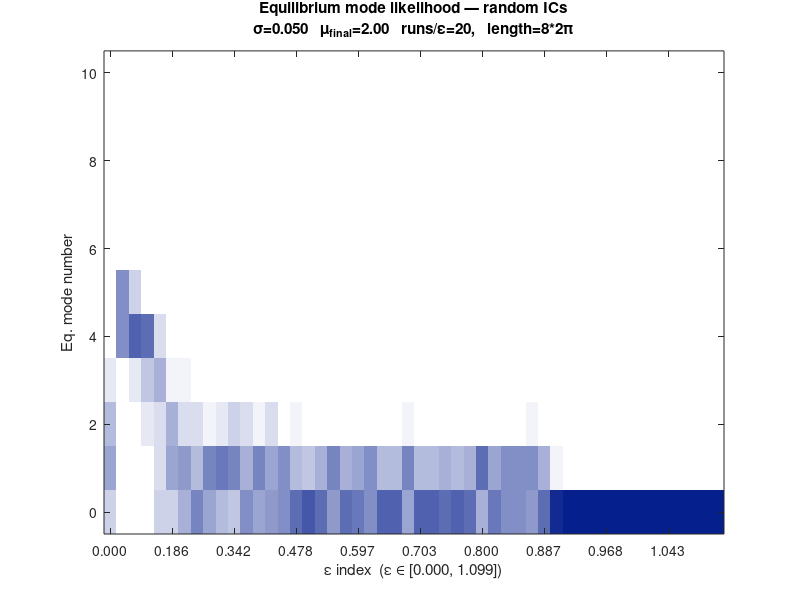

Source code (MATLAB): (Note: this script raises an error after producing the figure.)
clc; clear; close all;

% ------------------------------------------------------------------------------------------
% ------------------------------------------------------------------------------------------

%% Description and configuration
% Find how different ICs and epsilon values affect equilibrium mode

% 0: single run  ( solution | fourier spectrum / dominant mode | L2 norm )
% 1: single mode IC ( plot x = IC mode VS. y = Eq. mode VS. color = probability )
% 2: single mode IC + vary epsilon ( plot 1 but varying in time = epsilon )
% 3: random IC ( plot x = epsilon VS. y = Eq. mode VS. color = probability )

type = 3;

% ------------------------------------------------------------------------------------------
% ------------------------------------------------------------------------------------------

%% Parameters
% heat map params
IC_modes = 0:10;
num_runs = 20;
xscale = 8;

epsilon = 0.025; % type == 0 or 1
epsilon_list = log(linspace(1, 3, 50)); % type == 2 or 3

% simulation params
t0 = -10.0;

mu_final = 2.0;
T = round(mu_final / epsilon);
dt = 0.1;
mu = @(t) epsilon * t;

mass = 0;

Lx = xscale*pi;
Nx = 2^10;
dx = 2*Lx/Nx;

% ------------------------------------------------------------------------------------------
% ------------------------------------------------------------------------------------------

%% discretization
% time discretization
t = t0:dt:T;
num_time_steps = length(t);

% spatial grid (needed for patterned base state)
x = (-Nx/2:Nx/2-1)*dx;

%% Fourier wavenumbers
kx = pi*[0:Nx/2-1 -Nx/2:-1]/Lx;
Laplacian_k = -kx.^2;

% Linear operator:
L_operator = -(Laplacian_k.^2);

%% 2/3 dealiasing mask
kx_max = max(abs(kx));
dealias_mask = abs(kx) <= (2/3)*kx_max;

%% ETDRK4 setup
E  = exp(dt*L_operator);
E2 = exp(dt*L_operator/2);
M = 16; % no. of points for complex means
r = exp(1i*pi*((1:M)-0.5)/M); % roots of unity
Lvec = L_operator(:);
LR = dt*Lvec(:,ones(M,1)) + r(ones(numel(L_operator),1),:);

Q  = dt*real(mean((exp(LR/2)-1)./LR,2)).';
f1 = dt*real(mean((-4-LR + exp(LR).*(4-3*LR+LR.^2))./LR.^3 ,2)).';
f2 = dt*real(mean((2+LR + exp(LR).*(-2+LR))./LR.^3 ,2)).';
f3 = dt*real(mean((-4-3*LR-LR.^2 + exp(LR).*(4-LR))./LR.^3 ,2)).';

clear LR Lvec

% ------------------------------------------------------------------------------------------
% ------------------------------------------------------------------------------------------

switch type

    % ------------------------------------------------------------------------------------------
    % ------------------------------------------------------------------------------------------

    case 0

        k0 = 1;
        u0 = mass + cos(2*pi*k0*x/(2*Lx));

        u_hat = fft(u0);
        u = u0;

        % Pre-allocate history arrays
        l2_hist   = zeros(1, num_time_steps);
        kdom_hist = zeros(1, num_time_steps);

        [~, max_index] = max(abs(fft(u0 - mass)));
        mode_index = round(abs(kx(max_index))*Lx/pi);

        kdom_hist(1) = mode_index;
        l2_hist(1)   = sqrt(dx*sum(u0.^2)); % sqrt(sum(u0.^2) * dx);

        %% Time loop
        for n = 2:num_time_steps
            t_prev = t(n-1);
            t_half = t_prev + dt/2;
            t_curr = t(n);

            u3_nonlinear = u.^3 - mu(t_prev)*u;
            Nu_hat = dealias_mask .* Laplacian_k .* fft(u3_nonlinear);

            a_hat = E2.*u_hat + Q.*Nu_hat;
            a = real(ifft(a_hat));
            Na_hat = dealias_mask .* Laplacian_k .* fft(a.^3 - mu(t_half)*a);

            b_hat = E2.*u_hat + Q.*Na_hat;
            b = real(ifft(b_hat));
            Nb_hat = dealias_mask .* Laplacian_k .* fft(b.^3 - mu(t_half)*b);

            c_hat = E2.*a_hat + Q.*(2*Nb_hat - Nu_hat);
            c = real(ifft(c_hat));
            Nc_hat = dealias_mask .* Laplacian_k .* fft(c.^3 - mu(t_curr)*c);

            u_hat = E.*u_hat + f1.*Nu_hat + 2*f2.*(Na_hat + Nb_hat) + f3.*Nc_hat;
            u = real(ifft(u_hat));

            u_centered=u-mean(u);
            [~, max_index] = max(abs(fft(u_centered))); % replace u - u_mass by u_centered b/c mass not perfectly conserved
            mode_index = round(abs(kx(max_index))*Lx/pi);

            kdom_hist(n) = mode_index;
            l2_hist(n)   = sqrt(dx*sum(u.^2)); % sqrt(sum(u.^2) * dx);
        end

        % Equilibrium time
        t_eq = find_equilibrium_time(kdom_hist, t);
        if isnan(t_eq)
            fprintf('Equilibrium not detected within simulation window.\n');
        else
            fprintf('Equilibrium reached at t ≈ %.3f\n', t_eq);
        end

        %% Plotting — 2x2 layout
        % Reference wavenumbers
        k_ref = pi*(0:6)/Lx;

        % Fourier spectrum of final state (fftshift for display)
        u_hat_final  = fft(u - mass);
        kx_shifted   = fftshift(kx);
        uhat_shifted = max(fftshift(abs(u_hat_final)), 1e-65);

        figure('Position', [100 100 1200 800]);

        % Subplot 1 — solution u(x) at final time
        subplot(2,2,1)
        plot(x, u, 'LineWidth', 1.5, 'Color', [0.18 0.45 0.69])
        xlabel('x'); ylabel('u(x, T)')
        title(sprintf('Solution at t = %.2f', t(end)))
        grid on

        % Subplot 2 — Fourier spectrum (log scale)
        subplot(2,2,2)
        semilogy(kx_shifted, uhat_shifted, 'LineWidth', 1.5, 'Color', [0.85 0.33 0.10])
        xlim([-8 8])
        ylim([1e-14 max(uhat_shifted)*10])
        hold on
        for kj = k_ref
            xline(kj,  '--r', 'Alpha', 0.4)
            xline(-kj, '--r', 'Alpha', 0.4)
        end
        hold off
        xlabel('k'); ylabel('|\hat{u}(k)|')
        title('Fourier spectrum (final state)')
        grid on

        % Subplot 3 — dominant wavenumber vs time
        subplot(2,2,3)
        stairs(t, abs(kdom_hist), 'LineWidth', 2, 'Color', [0.49 0.18 0.56])
        hold on
        for kj = k_ref
            yline(kj, '--r', 'Alpha', 0.4)
        end
        if ~isnan(t_eq)
            xline(t_eq, '-g', 'LineWidth', 1.5, ...
                  'Label', sprintf('eq. t=%.1f', t_eq), 'LabelVerticalAlignment', 'bottom')
        end
        hold off
        xlabel('t'); ylabel('dominant |k|')
        title('Dominant wavenumber vs time')
        grid on

        % Subplot 4 — L2 norm vs time with equilibrium marker
        subplot(2,2,4)
        plot(t, l2_hist, 'LineWidth', 1.5, 'Color', [0.13 0.55 0.55])
        hold on
        if ~isnan(t_eq)
            xline(t_eq, '--g', 'LineWidth', 2, ...
                  'Label', sprintf('t_{eq}≈%.1f', t_eq), 'LabelVerticalAlignment', 'bottom')
            eq_idx = find(t >= t_eq, 1);
            plot(t(eq_idx), l2_hist(eq_idx), 'og', 'MarkerSize', 8, 'MarkerFaceColor', 'g')
        end
        hold off
        xlabel('t'); ylabel('||u||_2')
        title('L_2 norm vs time')
        grid on

        sgtitle(sprintf('\\epsilon=%.4f  t_0=%.1f  mass=%.2f  IC mode=%d', ...
                        epsilon, t0, mass, k0))

        saveas(gcf, 'type0_single_run.png')

    % ------------------------------------------------------------------------------------------
    % ------------------------------------------------------------------------------------------

    case 1

        Heat = zeros(length(IC_modes), length(IC_modes));

        %% IC loop
        for ic = 1:length(IC_modes)

            k0 = IC_modes(ic);
            
            u0 = mass + cos(2*pi*k0*x/(2*Lx));

            for run = 1:num_runs

                u_hat = fft(u0);
                u = u0;
                    
                %% Time loop
                for n = 2:num_time_steps
                    t_prev = t(n-1);
                    t_half = t_prev + dt/2;
                    t_curr = t(n);
                    
                    u3_nonlinear = u.^3 - mu(t_prev)*u;
                    Nu_hat = dealias_mask .* Laplacian_k .* fft(u3_nonlinear);
                    
                    a_hat = E2.*u_hat + Q.*Nu_hat;
                    a = real(ifft(a_hat));
                    Na_hat = dealias_mask .* Laplacian_k .* fft(a.^3 - mu(t_half)*a);
                    
                    b_hat = E2.*u_hat + Q.*Na_hat;
                    b = real(ifft(b_hat));
                    Nb_hat = dealias_mask .* Laplacian_k .* fft(b.^3 - mu(t_half)*b);
                    
                    c_hat = E2.*a_hat + Q.*(2*Nb_hat - Nu_hat);
                    c = real(ifft(c_hat));
                    Nc_hat = dealias_mask .* Laplacian_k .* fft(c.^3 - mu(t_curr)*c);
                    
                    u_hat = E.*u_hat + f1.*Nu_hat + 2*f2.*(Na_hat + Nb_hat) + f3.*Nc_hat;
                    u = real(ifft(u_hat));
                end

                [~,max_index] = max(abs(fft(u-mass)));
                final_mode = round(kx(max_index)*Lx/pi);

                row = find(IC_modes==final_mode);

                if ~isempty(row)
                    Heat(row,ic) = Heat(row,ic) + 1;
                end

                fprintf('done w/ run=%.0f/%.0f; IC tested=%.0f/%.0f\n', run, num_runs, ic, length(IC_modes));
            end
        end

        %% plotting
        figure
        imagesc(IC_modes,IC_modes,Heat/num_runs)
        axis xy
        xlabel('IC mode number')
        ylabel('Eq, mode number')

        title('Likelihood of equilibrium modes reached for various initial conditions');
        text(0.5, -0.1, sprintf('Parameters: T = %.0f,  t0 = %.0f, \\epsilon = %.3f\nEach IC ran for %.0f trials', T, t0, epsilon, num_runs), 'Units', 'normalized', 'HorizontalAlignment', 'center', 'FontSize', 10);

        xticks(IC_modes(1)-0.5:1:IC_modes(end)+0.5);
        yticks(IC_modes(1)-0.5:1:IC_modes(end)+0.5);
        grid('on')
        GridColor = [0.5 0.5 0.5];

        levels = num_runs + 1;
        darkBlue = [0.02 0.12 0.55]; 
        white = [1 1 1];

        cmap = [linspace(darkBlue(1),white(1),levels)', ...
                linspace(darkBlue(2),white(2),levels)', ...
                linspace(darkBlue(3),white(3),levels)'];

        colormap(flipud(cmap))
        clim([0 1])
        colorbar

    % ------------------------------------------------------------------------------------------
    % ------------------------------------------------------------------------------------------

    case 2

        %% Parallel loop over epsilon
        num_eps = length(epsilon_list);
        num_IC = length(IC_modes);
        Heat_cell = cell(num_eps, 1);

        if isempty(gcp('nocreate'))
            parpool;
        end

        parfor eidx = 1:num_eps
            eps_val = epsilon_list(eidx);                   % FIXED: was shadowing outer epsilon
            mu_local = @(t_val) eps_val * t_val;            % FIXED: was using outer mu handle

            T_local = mu_final / eps_val;                   % FIXED: each worker needs its own T
            t_local = t0:dt:T_local;                        % FIXED: each worker needs its own t
            num_steps_local = length(t_local);              % FIXED: each worker needs its own length

            Heat_local = zeros(num_IC, num_IC);

            for ic = 1:num_IC
                k0 = IC_modes(ic);

                u0 = mass + cos(2*pi*k0*x/(2*Lx));

                for run = 1:num_runs

                    u_hat = fft(u0);
                    u = u0;

                    for n = 2:num_steps_local             % FIXED: use local step count
                        t_prev = t_local(n-1);            % FIXED: use local t
                        t_half = t_prev + dt/2;
                        t_curr = t_local(n);              % FIXED: use local t

                        u3_nonlinear = u.^3 - mu_local(t_prev)*u;
                        Nu_hat = dealias_mask .* Laplacian_k .* fft(u3_nonlinear);

                        a_hat = E2.*u_hat + Q.*Nu_hat;
                        a = real(ifft(a_hat));
                        Na_hat = dealias_mask .* Laplacian_k .* fft(a.^3 - mu_local(t_half)*a);

                        b_hat = E2.*u_hat + Q.*Na_hat;
                        b = real(ifft(b_hat));
                        Nb_hat = dealias_mask .* Laplacian_k .* fft(b.^3 - mu_local(t_half)*b);

                        c_hat = E2.*a_hat + Q.*(2*Nb_hat - Nu_hat);
                        c = real(ifft(c_hat));
                        Nc_hat = dealias_mask .* Laplacian_k .* fft(c.^3 - mu_local(t_curr)*c);

                        u_hat = E.*u_hat + f1.*Nu_hat + 2*f2.*(Na_hat + Nb_hat) + f3.*Nc_hat;
                        u = real(ifft(u_hat));
                    end

                    u_centered=u-mean(u);
                    [~, max_index] = max(abs(fft(u_centered)));
                    final_mode = round(kx(max_index)*Lx/pi);

                    row = find(IC_modes == final_mode);
                    if ~isempty(row)
                        Heat_local(row, ic) = Heat_local(row, ic) + 1;
                    end
                end

                fprintf('epsilon idx %d/%d | IC %d/%d done\n', eidx, num_eps, ic, num_IC);
            end

            Heat_cell{eidx} = Heat_local;
        end

        %% Reassemble 3D Heat array
        Heat = zeros(num_IC, num_IC, num_eps);
        for eidx = 1:num_eps
            Heat(:,:,eidx) = Heat_cell{eidx};
        end

        %% Plotting / Video
        v = VideoWriter('bifurcation_heatmap.avi');
        v.FrameRate = 10;                                   % FIXED: was 10*length() which is too fast
        open(v);

        levels = num_runs + 1;
        darkBlue = [0.02 0.12 0.55];
        white    = [1 1 1];
        cmap = [linspace(darkBlue(1),white(1),levels)', ...
                linspace(darkBlue(2),white(2),levels)', ...
                linspace(darkBlue(3),white(3),levels)'];

        for eidx = 1:num_eps
            figure(1); clf

            imagesc(IC_modes, IC_modes, Heat(:,:,eidx)/num_runs)
            axis xy
            xlabel('IC mode number')
            ylabel('Eq. mode number')
            title('Likelihood of equilibrium modes reached for various initial conditions');

            if epsilon_list(eidx) > 0
                T_local = mu_final / epsilon_list(eidx);
            else
                T_local = abs(t0);
            end

            text(0.5, -0.1, sprintf('Parameters: T = %.0f,  t0 = %.0f, \\epsilon = %.4f\nEach IC ran for %.0f trials', ...
                T_local, t0, epsilon_list(eidx), num_runs), ...
                'Units', 'normalized', 'HorizontalAlignment', 'center', 'FontSize', 10);

            xticks(IC_modes(1)-0.5:1:IC_modes(end)+0.5);
            yticks(IC_modes(1)-0.5:1:IC_modes(end)+0.5);
            grid on

            colormap(flipud(cmap))
            clim([0 1])
            colorbar
            drawnow

            frame = getframe(gcf);
            writeVideo(v, frame);
        end

        close(v);

    % ------------------------------------------------------------------------------------------
    % ------------------------------------------------------------------------------------------

    case 3

        %% Random ICs: sweep epsilon, random small-amplitude ICs each run
        % Plot: x = epsilon, y = Eq. mode, color = fraction of runs landing there
        sigma = 0.05;   % amplitude of random IC

        num_eps = length(epsilon_list);
        num_IC  = length(IC_modes);

        % Heat(eq_mode_idx, eps_idx) — marginalised over random ICs
        Heat = zeros(num_IC, num_eps);

        for eidx = 1:num_eps
            eps_val  = epsilon_list(eidx);
            mu_local = @(t_val) eps_val * t_val;
            if eps_val > 0
                T_local = mu_final / eps_val;
            else
                T_local = abs(t0);
            end
            t_local  = t0:dt:T_local;
            num_steps_local = length(t_local);

            for run = 1:num_runs
                % Genuinely random small-amplitude IC
                u0    = mass + sigma * randn(1, Nx);
                u_hat = fft(u0);
                u     = u0;

                for n = 2:num_steps_local
                    t_prev = t_local(n-1);
                    t_half = t_prev + dt/2;
                    t_curr = t_local(n);

                    u3_nonlinear = u.^3 - mu_local(t_prev)*u;
                    Nu_hat = dealias_mask .* Laplacian_k .* fft(u3_nonlinear);

                    a_hat = E2.*u_hat + Q.*Nu_hat;
                    a = real(ifft(a_hat));
                    Na_hat = dealias_mask .* Laplacian_k .* fft(a.^3 - mu_local(t_half)*a);

                    b_hat = E2.*u_hat + Q.*Na_hat;
                    b = real(ifft(b_hat));
                    Nb_hat = dealias_mask .* Laplacian_k .* fft(b.^3 - mu_local(t_half)*b);

                    c_hat = E2.*a_hat + Q.*(2*Nb_hat - Nu_hat);
                    c = real(ifft(c_hat));
                    Nc_hat = dealias_mask .* Laplacian_k .* fft(c.^3 - mu_local(t_curr)*c);

                    u_hat = E.*u_hat + f1.*Nu_hat + 2*f2.*(Na_hat + Nb_hat) + f3.*Nc_hat;
                    u = real(ifft(u_hat));
                end

                [~, max_index] = max(abs(fft(u - mass)));
                final_mode = round(kx(max_index)*Lx/pi);

                row = find(IC_modes == final_mode);
                if ~isempty(row)
                    Heat(row, eidx) = Heat(row, eidx) + 1;
                end
            end

            fprintf('epsilon idx %d/%d done\n', eidx, num_eps);
        end

        % Normalise each epsilon column so values are fractions in [0,1]
        col_sums = sum(Heat, 1);
        Heat_norm = Heat ./ max(col_sums, 1);

        %% Plotting
        figure('Position', [100 100 900 550])
        imagesc(1:num_eps, IC_modes, Heat_norm)
        axis xy
        xlabel(sprintf('\\epsilon index  (\\epsilon \\in [%.3f, %.3f])', ...
                       epsilon_list(1), epsilon_list(end)))
        ylabel('Eq. mode number')
        title(sprintf('Equilibrium mode likelihood — random ICs\n\\sigma=%.3f   \\mu_{final}=%.2f   runs/\\epsilon=%d,   length=%d*2\\pi', ...
                      sigma, mu_final, num_runs, xscale))

        % Sparse x-tick labels showing actual epsilon values
        tick_step = max(1, floor(num_eps/10));
        xtick_idx = 1:tick_step:num_eps;
        xticks(xtick_idx)
        xticklabels(arrayfun(@(e) sprintf('%.3f', e), epsilon_list(xtick_idx), ...
                             'UniformOutput', false))
        xtickangle(45)

        levels = num_runs + 1;
        darkBlue = [0.02 0.12 0.55];
        white    = [1 1 1];
        cmap = [linspace(darkBlue(1),white(1),levels)', ...
                linspace(darkBlue(2),white(2),levels)', ...
                linspace(darkBlue(3),white(3),levels)'];
        colormap(flipud(cmap))
        clim([0 1])
        colorbar

        saveas(gcf, 'bifurcation_heatmap_type3.png')

end

% ------------------------------------------------------------------------------------------
% ------------------------------------------------------------------------------------------

%% Helper: find the time at which the system first reaches equilibrium.
%
% Equilibrium is defined as the first occurrence of a mode that then
% remains unchanged for EQ_WINDOW consecutive time steps.
%
% Returns the FIRST time that equilibrium mode is reached.
% Returns NaN if equilibrium is never detected.
function t_eq = find_equilibrium_time(kdom_hist, t_vec)

    EQ_WINDOW = 50;

    N = length(kdom_hist);
    t_eq = NaN;

    if N < EQ_WINDOW
        return
    end

    % Look for the first window of identical modes
    for i = EQ_WINDOW:N

        window = kdom_hist(i-EQ_WINDOW+1:i);

        if all(window == window(end))

            eq_mode = window(end);

            % Return the FIRST time this mode was ever reached
            first_idx = find(kdom_hist == eq_mode, 1, 'first');

            t_eq = t_vec(first_idx);
            return

        end
    end
end
